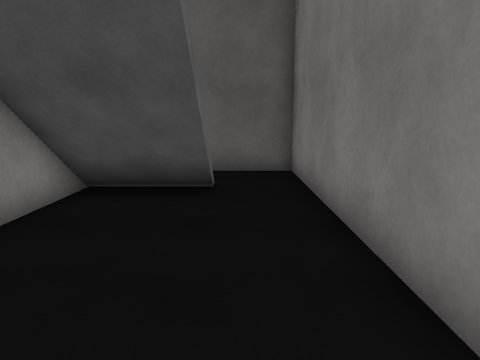
view 1 (above)

12 first-person views from a walk through a 3-D level made in the Unity game engine. The camera is 1.5 m above the floor, tilts 10° down and sees 70° across. The floor is counted in squares, 1 m on a side. Each view is taken from the middle of a square. On the plan, view 1 faces up. The plan holds only what a view shows up to about 16 squares ahead; the rest is blank. The place goes on beyond the plan. The player character is not drawn. Surface patterns are stand-ins for the level's own textures.

view 2
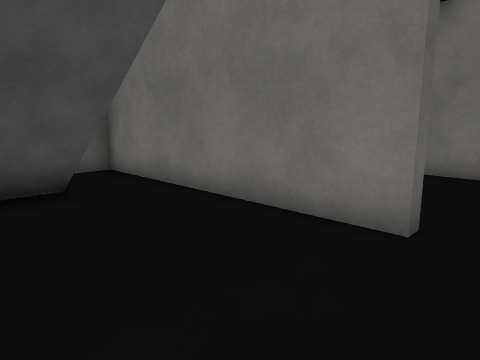

view 3
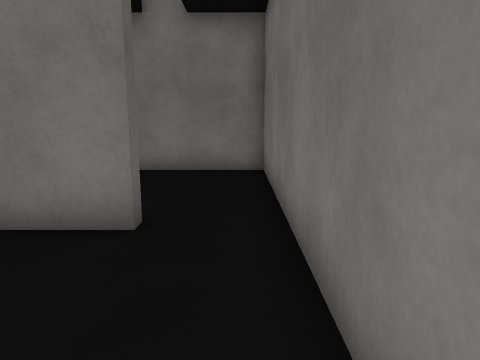

view 4
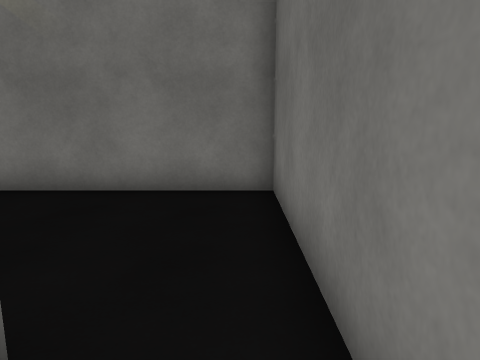

view 5
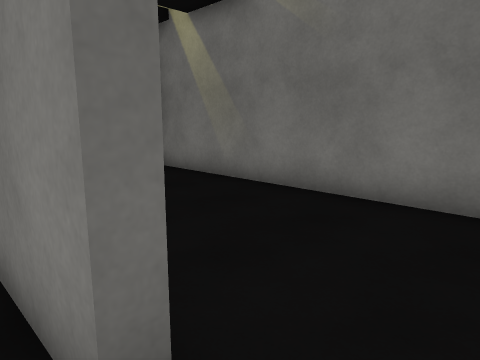

view 6
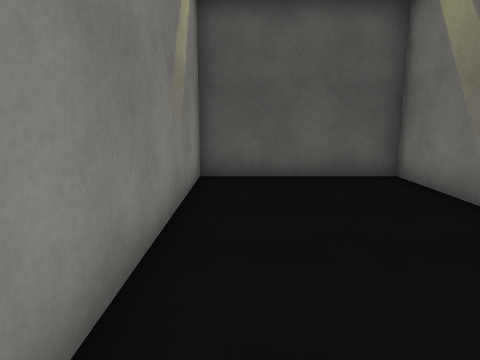

view 7
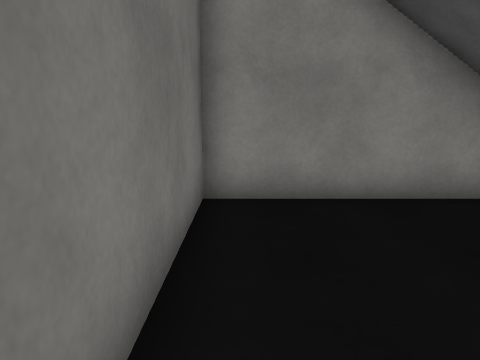

view 8
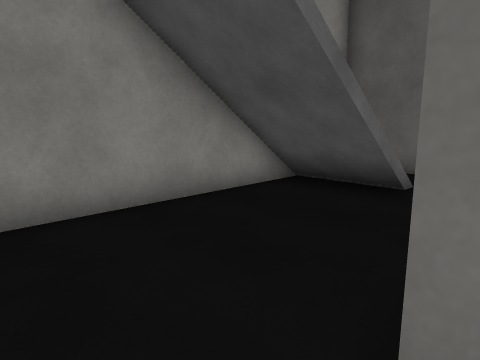

view 9
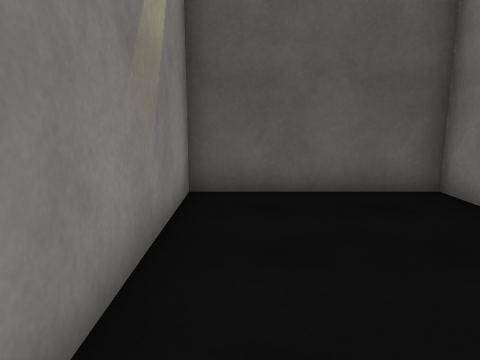

view 10
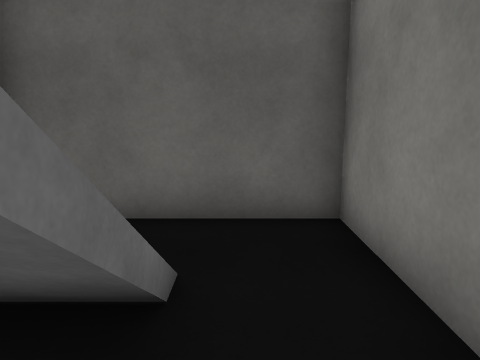

view 11
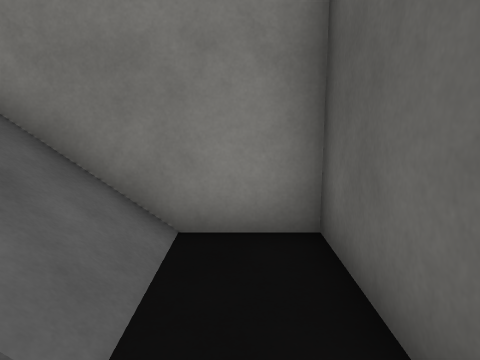

view 12
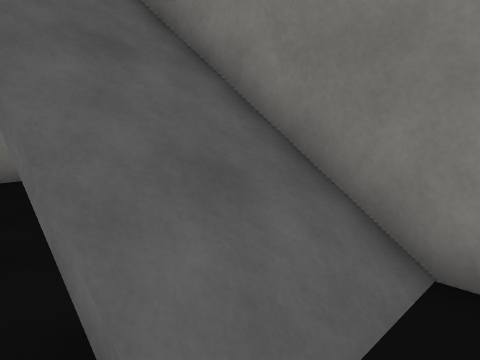

### Floor plan
Key: @ floor where view 1 was taken; # wall or solid block; . floor; / step, stairs or slope.
Columns run from 4 left of view 1 to 7 right of it. Each row starts with its distance up from view 1.
 10 ############
  9 #.....#....#
  8 #///..#....#
  7 #///..#....#
  6 #///..#....#
  5 #../..#....#
  4 #.....#....#
  3 #.....#....#
  2 #.....#....#
  1 #..........#
  0 #...@......#
 -1 ############

Where each view was taken, in squares from view 1:
view 1: 0 up, 0 right, facing up
view 2: 0 up, 3 left, facing up-right
view 3: 0 up, 3 left, facing right
view 4: 0 up, 0 right, facing right
view 5: 0 up, 1 right, facing up-right
view 6: 1 up, 3 right, facing up
view 7: 0 up, 3 right, facing left
view 8: 0 up, 2 right, facing up-left
view 9: 3 up, 3 right, facing up
view 10: 5 up, 0 right, facing up
view 11: 9 up, 1 right, facing left
view 12: 9 up, 0 right, facing down-left
